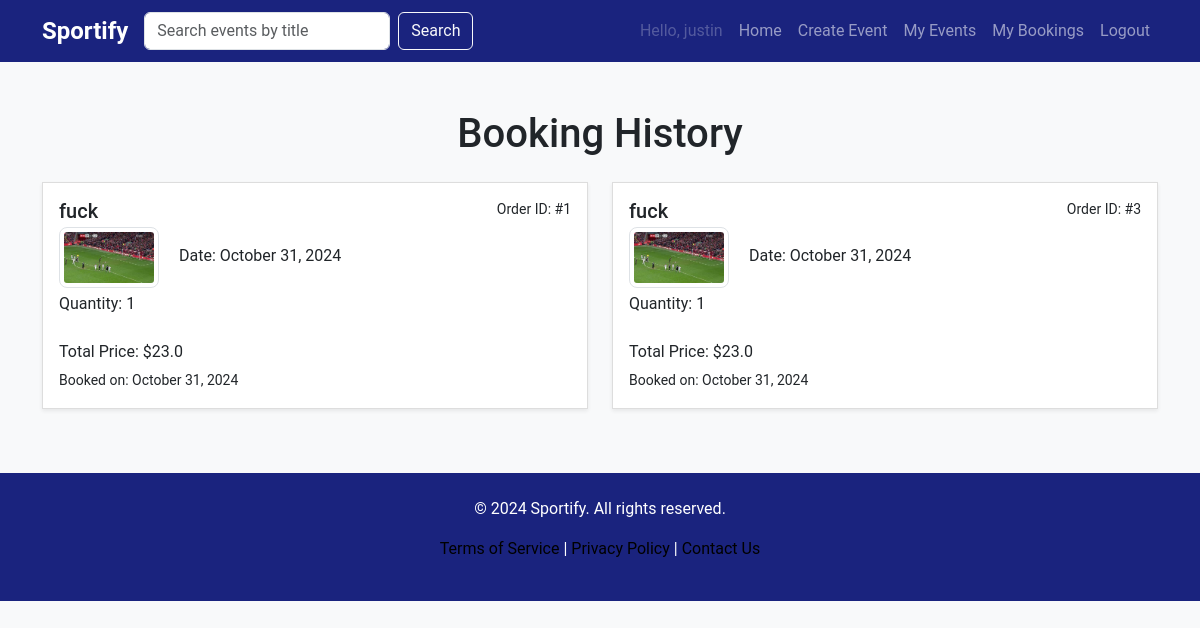
Before: /event/booking_history (signed in) with the older database file.
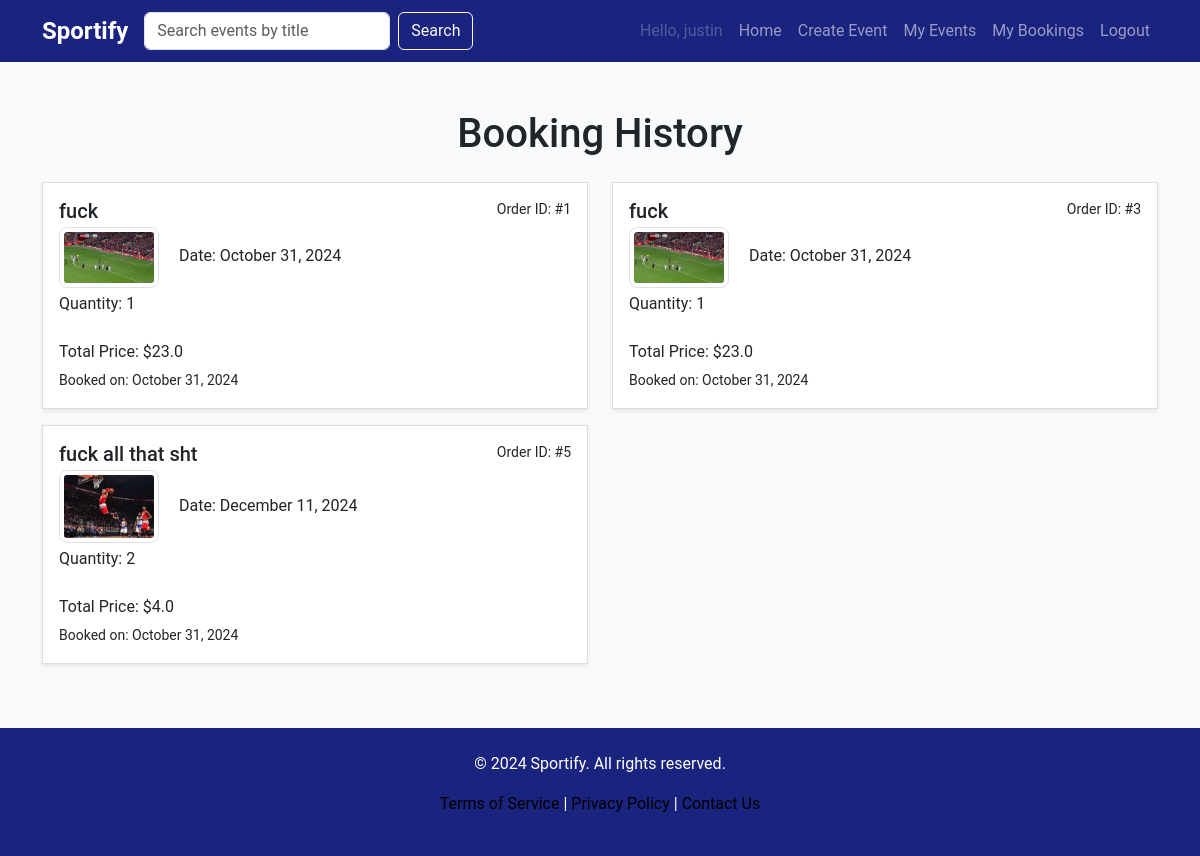
After: the same page with the newer database file.
### website/models.py (models this page shows, shortened)
class User(db.Model, UserMixin):
    __tablename__ = 'users'
    id = db.Column(db.Integer, primary_key=True)
    username = db.Column(db.String(100), index=True, unique=True, nullable=False)
    firstname = db.Column(db.String(100), index=True, nullable=False)
    lastname = db.Column(db.String(100), index=True, nullable=False)
    emailid = db.Column(db.String(100), index=True, nullable=False)
    password_hash = db.Column(db.String(255), nullable=False)
    contact = db.Column(db.String(255), nullable=False)
    address = db.Column(db.String(150), nullable=False)
    comments = db.relationship('Comment', backref='user', lazy=True)
    order = db.relationship('Order', backref='user', lazy=True)

class Order(db.Model):
    __tablename__ = 'orders'
    id = db.Column(db.Integer, primary_key=True)
    quantity = db.Column(db.Integer, nullable = False)
    total_price = db.Column(db.Float, nullable = False)
    booked_date = db.Column(db.DateTime, default=datetime.now(), nullable=False)
    user_id = db.Column(db.Integer, db.ForeignKey("users.id"), nullable=False)
    event_id = db.Column(db.Integer, db.ForeignKey("events.id"), nullable=False)

class Event(db.Model):
    __tablename__ = 'events'
    id = db.Column(db.Integer, primary_key=True)
    name = db.Column(db.String(80), nullable=False)
    description = db.Column(db.Text, nullable=False)
    image = db.Column(db.String(150), nullable=False)  # Store path to the image
    price = db.Column(db.Integer, nullable=False)
    location = db.Column(db.String(150), nullable=False)
    datetime = db.Column(db.DateTime, nullable=False)
    capacity = db.Column(db.Integer, nullable=False)
    category = db.Column(db.String(50), nullable=False)
    status = db.Column(
        Enum(
            'Open', 'Inactive', 'Cancelled','Sold out', name='status of event'
        ),
        default='Open',
        nullable=False)
    user_id = db.Column(db.Integer, db.ForeignKey('users.id'), nullable=False)
    comments = db.relationship('Comment', backref='event', lazy=True)
    order = db.relationship('Order', backref='event', lazy=True)

### website/event.py (the view)
@eventbp.route('/booking_history')
@login_required
def booking_history():
    bookings = db.session.query(Order).filter_by(user_id=current_user.id).all()
    return render_template('event/booking-history.html', bookings=bookings)

### website/templates/event/booking-history.html (shortened to what this page needs)
{% extends "base.html" %}
{% block content %}
<main class="container my-5">
  <h1 class="text-center mb-4">Booking History</h1>
  <div class="row">
    {% if bookings %}
      {% for booking in bookings %}
        <div class="col-md-6">
          <div class="list-group-item mb-3 p-3 shadow-sm">
            <div class="d-flex w-100 justify-content-between">
              <h5 class="mb-1">{{ booking.event.name }}</h5>
              <small>Order ID: #{{ booking.id }}</small>
            </div>
            <p class="mb-1">
              <img src="{{ booking.event.image }}" alt="{{ booking.event.name }}" class="img-thumbnail me-3" width="100">
              Date: {{ booking.event.datetime.strftime('%B %d, %Y') }}
            </p>
            <p class="mb-1">
              Quantity: {{ booking.quantity}}
              <br>
              Total Price: ${{ booking.total_price }}
            </p>
            <small>Booked on: {{ booking.booked_date.strftime('%B %d, %Y') }}</small>
          </div>
        </div>
      {% endfor %}
    {% else %}
      <p class="text-center">No bookings found.</p>
    {% endif %}
  </div>
</main>
{% endblock %}

### website/templates/base.html (shortened to what this page needs)
<!DOCTYPE html>
<html lang="en">
<head>
    <link href="https://cdn.jsdelivr.net/npm/bootstrap@5.3.2/dist/css/bootstrap.min.css" rel="stylesheet">
    <link rel="stylesheet" href="{{ url_for('static', filename='css/main.css') }}">
</head>
<body>
    <header>
        <nav class="navbar navbar-expand-lg navbar-dark bg-primary">
            <div class="container">
                <a class="navbar-brand" href="{{ url_for('main.index') }}">Sportify</a>
                <form action="{{ url_for('event.search') }}" method="GET" class="d-flex ms-auto me-3">
                    <input class="form-control me-2" type="search" name="query" placeholder="Search events by title" aria-label="Search">
                    <button class="btn btn-outline-light" type="submit">Search</button>
                </form>
                <div class="collapse navbar-collapse" id="navbarNav">
                    <ul class="navbar-nav ms-auto">
                        {% if current_user.is_authenticated %}
                            <li class="nav-item"><a class="nav-link disabled" href="#">Hello, {{ current_user.username }}</a></li>
                            <li class="nav-item"><a class="nav-link" href="{{ url_for('main.index') }}">Home</a></li>
                            <li class="nav-item"><a class="nav-link" href="{{ url_for('event.create') }}">Create Event</a></li>
                            <li class="nav-item"><a class="nav-link" href="{{ url_for('event.my_events') }}">My Events</a></li>
                            <li class="nav-item"><a class="nav-link" href="{{ url_for('event.booking_history') }}">My Bookings</a></li>
                            <li class="nav-item"><a class="nav-link" href="{{ url_for('auth.logout') }}">Logout</a></li>
                        {% else %}
                            <li class="nav-item"><a class="nav-link" href="{{ url_for('auth.login') }}">Log in</a></li>
                        {% endif %}
                    </ul>
                </div>
            </div>
        </nav>
    </header>
    {% block content %}{% endblock %}
    <footer class="footer text-center py-4">
        <div class="container">
            <p>&copy; 2024 Sportify. All rights reserved.</p>
            <p>
                <a href="#" class="text-black">Terms of Service</a> |
                <a href="#" class="text-black">Privacy Policy</a> |
                <a href="#" class="text-black">Contact Us</a>
            </p>
        </div>
    </footer>
</body>
</html>

### website/static/style/main.css (style rules this page uses)
body { font-family: 'Roboto', sans-serif; background-color: #f8f9fa; }
.navbar { background-color: #1a237e !important; }
.navbar-brand { font-weight: 700; font-size: 1.5rem; }
.footer { background-color: #1a237e; color: white; text-align: center; padding: 1rem; }
.footer a { color: white; text-decoration: none; }
.list-group-item { border: 1px solid #ddd; border-radius: 0.5rem; margin-bottom: 1rem; background-color: #ffffff; box-shadow: 0 4px 8px rgba(0, 0, 0, 0.1); }
.list-group-item img { border-radius: 0.5rem; }

Changed rows visible on the page:
added Order: event.name "fuck all that sht", id "5", event.image (picture), event.datetime "December 11, 2024", quantity "2", total_price "4.0", booked_date "October 31, 2024"
